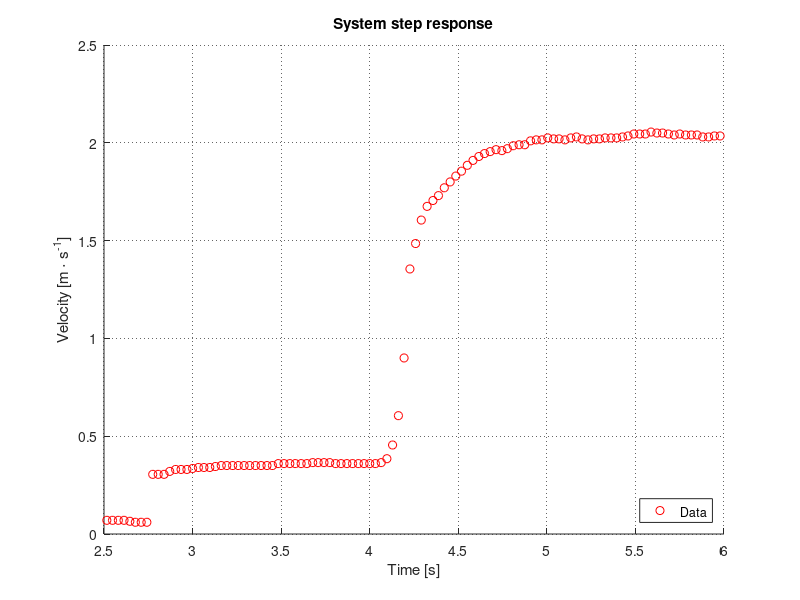

This chart was generated by the following MATLAB code: (Note: this script raises an error after producing the figure.)
close all;
clear all;
clear home;
clc;

Step = csvread('step.csv');
hold
P1=scatter(Step(:,6)/1000,(Step(:,5)+Step(:,4))/2, 'r')

title('System step response')
xlabel('Time [s]')
ylabel('Velocity [m \cdot s^{-1}]')
xlim([2.5 6]);
legend('Data','Time constant', 'Location', 'southeast' )
grid on
set(gca,'GridLineStyle',':', 'GridColor', 'k', 'GridAlpha', .6)
set( P1, 'color', '[1 0 0]', 'LineWidth', 2 );
set ( tauLine, 'color', '[0 0 1]', 'LineWidth', 2 );
